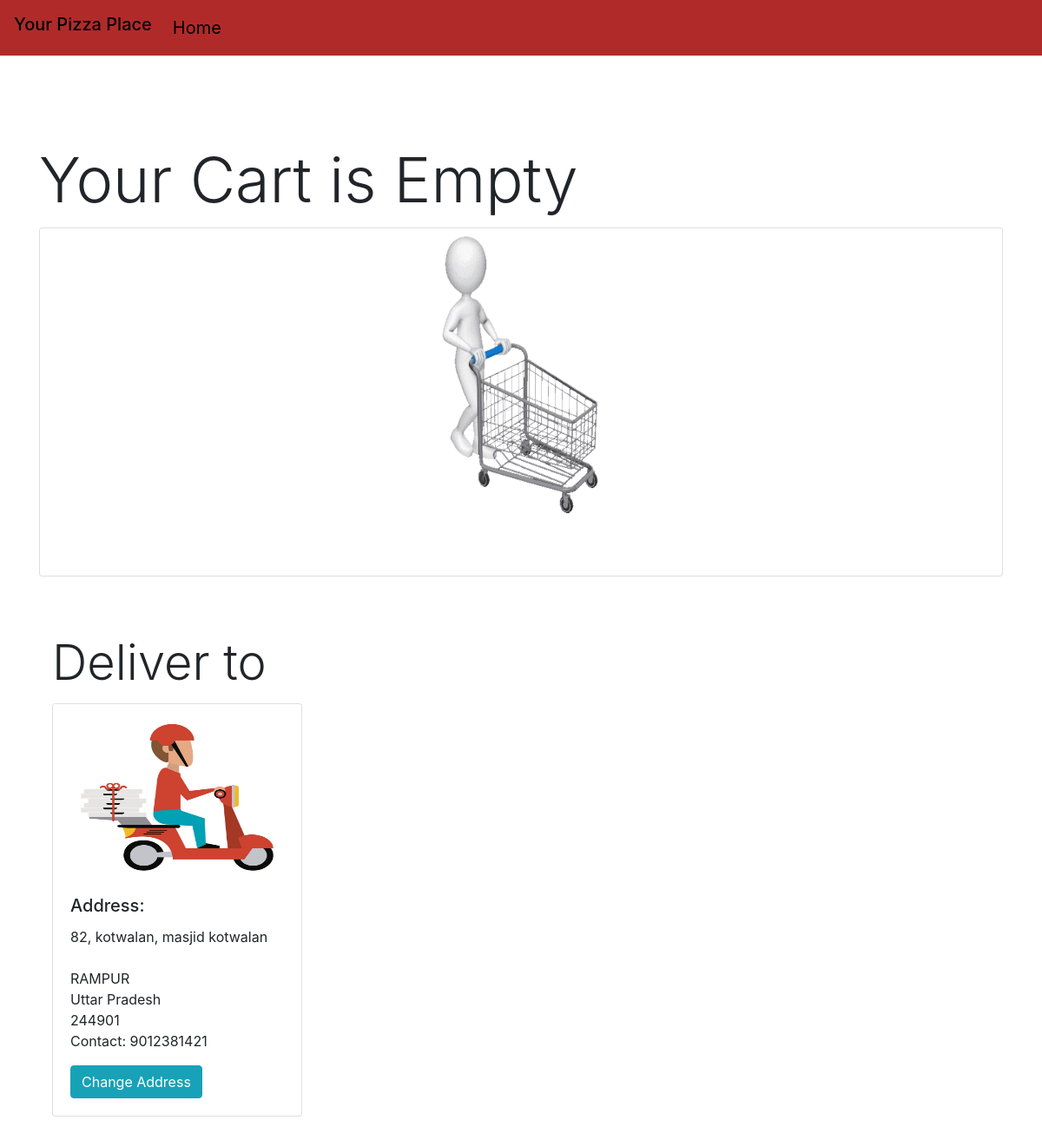
/cart (signed in), run on the app's committed database.
### orders/models.py (models this page shows)
class User(AbstractUser):
	add1 = models.TextField(blank=True, null=True)
	add2 = models.TextField(blank=True, null=True)
	city = models.CharField(max_length=100, blank=True, null=True)
	state = models.CharField(max_length=100,blank=True, null=True)
	zipcode = models.IntegerField(blank=True, null=True)
	contact = models.IntegerField(blank=True, null=True)

### orders/views.py (the view)
# urls.py: path("cart", views.cart, name="cart"),
def cart(request):
    user = User.objects.get(username = request.user)
    orders = list(Order.objects.filter(username=user))
    if user.add1:
        address = True
    else:
        address=False
    return render(request, "orders/cart.html",{
        "orders":orders,
        "address": address,
        "user": user
        })

### orders/templates/orders/cart.html (shortened to what this page needs)
{% extends "orders/layout.html" %}
{% load staticfiles %}
{% block body %}
	<nav class="navbar navbar-expand-lg">
		<h3 class="navbar-brand">Your Pizza Place</h3>
		<div class="collapse navbar-collapse" id="navbarText">
		    <ul class="navbar-nav mr-auto">
		      <li class="nav-item">
		        <a class="nav-link" href="{% url 'index' %}">Home</a>
		      </li>
		    </ul>
		</div>
	</nav>
	<div class="container" id="cartdiv1">
		{% if orders %}
			<h2>Your Cart</h2>
			<table class="table table-striped" id="ordertable">
				<thead>
					<th scope="col">Order</th>
					<th scope="col">Size</th>
					<th scope="col">Quantity</th>
					<th scope="col">Amount</th>
				</thead>
				<tbody>
					{% for order in orders %}
						{% if order.item1 %}
							<tr class="row{{order.id}}">
								<td>{{order.item}}</td>
								<td>
									{{order.item1}}
								</td>
								<td>{{order.quantity1}}</td>
								<td>{{order.price}}</td>
								<td><button data-id="{{order.id}}" class="btn btn-light removeorder">Remove</button></td>
							</tr>
						{% endif %}
						{% if order.item2 %}
							<tr class="row{{order.id}}">
								<td>
									{{order.item2}}
								</td>
								<td>{{order.quantity2}}</td>
								{% if not order.item1 %}
									<td>{{order.price}}</td>
								{% endif %}
								<td><button data-id="{{order.id}}" class="btn btn-light removeorder">Remove</button></td>
							</tr>
							{% endif %}
					{% endfor %}
				</tbody>
			</table>
		{% else %}
			<h1 class="card-title display-3">Your Cart is Empty</h1>
			<div class="card mb-3">
				<center>
					<img src="{% static 'orders/emptycart.gif' %}" class="card-img-top" alt="..." style="height:400px; width:200px;">
				</center>
			</div>
		{% endif %}
		<div class="container" id="cartdiv2">
			{% if address %}
				<h1 class="card-title display-4">Deliver to</h1>
				<div class="form-group">
					<div class="card" style="width: 18rem;">
						<img src="{% static 'orders/deliver.jpg' %}" class="card-img-top" alt="...">
  						<div class="card-body">
    						<h5 class="card-title">Address:</h5>
    						<p class="card-text">
    							{{user.add1}}<br>
								{{user.add2}}<br>
								{{user.city}}<br>
								{{user.state}}<br>
								{{user.zipcode}}<br>
								Contact: {{user.contact}}
							</p>
    						<a href="{% url 'change_add' %}" id="change_add" class="btn btn-info">Change Address</a>
  						</div>
					</div>
				</div>
			{% endif %}
		</div>
	</div>
{% endblock %}

### orders/static/orders/styles.css (style rules this page uses)
.navbar { background-color: #b12a2a; }
.navbar-brand, .nav-link { color: black; }
.nav-link { font-size: 20px; }
#cartdiv1 { margin-top: 100px; padding-bottom: 80px; }
#cartdiv2 { padding-top: 50px; }
.card-img-top { height: 200px; }

### data on the page
User: add1 "82, kotwalan, masjid kotwalan", city "RAMPUR", state "Uttar Pradesh", zipcode "244901", contact "9012381421"
